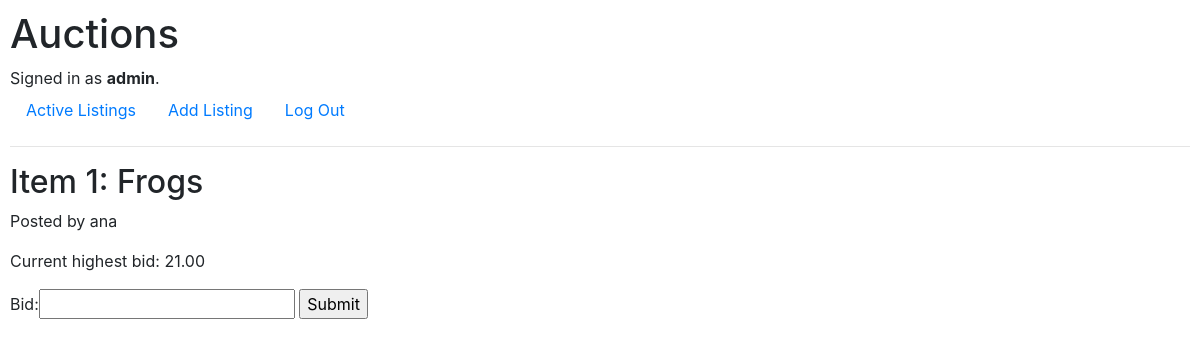
Page /item/1 (signed in) on the committed database.
### auctions/models.py (models this page shows, shortened)
class User(AbstractUser):
    pass

class Listing(models.Model):
    user = models.ForeignKey(User, on_delete=models.CASCADE, related_name='listings')
    title = models.CharField(max_length=32)
    description = models.CharField(max_length=640)
    start_bid = models.DecimalField(max_digits=7, decimal_places=2)
    image_url = models.URLField(max_length=200, blank=True)

class Bid(models.Model):
    listing = models.ForeignKey(Listing, on_delete=models.CASCADE, related_name='bids')
    user = models.ForeignKey(User, on_delete=models.CASCADE, related_name='bids')
    bid = models.DecimalField(max_digits=7, decimal_places=2)

### auctions/views.py (the view)
# urls.py: path('item/<int:item_id>', views.item, name='item')
@login_required(login_url='/login')
def item(request, item_id):
    item = Listing.objects.get(pk=item_id)
    bid = Bid.objects.filter(listing=item_id).order_by('-bid').first()
    if bid == None:
        max_bid = item.start_bid
    else:
        max_bid = bid.bid
    if request.method == 'POST':
        form = NewBid(request.POST)
        if form.is_valid():
            if form.cleaned_data['bid'] <= max_bid:
                return render(request, 'auctions/item.html', {
                    'item': item,
                    'bid': bid,
                    'max_bid': max_bid,
                    'form': form,
                    'message': f"Your bid needs to be at least {max_bid} high."
            })
            else:
                new_bid = Bid()
                new_bid.bid = form.cleaned_data['bid']
                new_bid.listing = item
                new_bid.user = request.user
                new_bid.save()
            return HttpResponseRedirect(reverse('item', args=(item_id,)))
    else:
        return render(request, 'auctions/item.html', {
            'item': item,
            'bid': bid,
            'max_bid': max_bid,
            'form': NewBid(),
        })

### auctions/forms.py
class NewBid(forms.Form):
  bid = forms.DecimalField(max_digits=7, decimal_places=2)

### auctions/templates/auctions/item.html (shortened to what this page needs)
{% extends "auctions/layout.html" %}
{% block body %}
<h2>Item {{ item.id }}: {{ item.title }}</h2>
<p>Posted by {{ item.user }}</p>
<p>Current highest bid:
  {{ max_bid }} {% if bid.user == user %} by you.{% endif %}
</p>
<form method="post">
  {{ form }}
  <input type="submit" value="Submit">
</form>
{% endblock %}

### auctions/templates/auctions/layout.html (shortened to what this page needs)
{% load static %}
<!DOCTYPE html>
<html lang="en">
<head>
    <link rel="stylesheet"
        href="https://stackpath.bootstrapcdn.com/bootstrap/4.4.1/css/bootstrap.min.css"
>
    <link href="{% static 'auctions/styles.css' %}" rel="stylesheet">
</head>
<body>
    <h1>Auctions</h1>
    <div>
        {% if user.is_authenticated %}
        Signed in as <strong>{{ user.username }}</strong>.
        {% else %}
        Not signed in.
        {% endif %}
    </div>
    <ul class="nav">
        <li class="nav-item">
            <a class="nav-link" href="{% url 'index' %}">Active
                Listings</a>
        </li>
        {% if user.is_authenticated %}
        <li class="nav-item">
            <a class="nav-link" href="{% url 'add' %}">Add
                Listing</a>
        </li>
        <li class="nav-item">
            <a class="nav-link"
                href="{% url 'logout' %}?next={{request.path}}">Log
                Out</a>
        </li>
        {% endif %}
    </ul>
    <hr>
    {% block body %}
    {% endblock %}
</body>
</html>

### auctions/static/auctions/styles.css (style rules this page uses)
body { padding: 10px; }

### rows in the picture
User: username "admin"
Listing: id "1", title "Frogs", user "ana"
Bid: bid "21.00"
